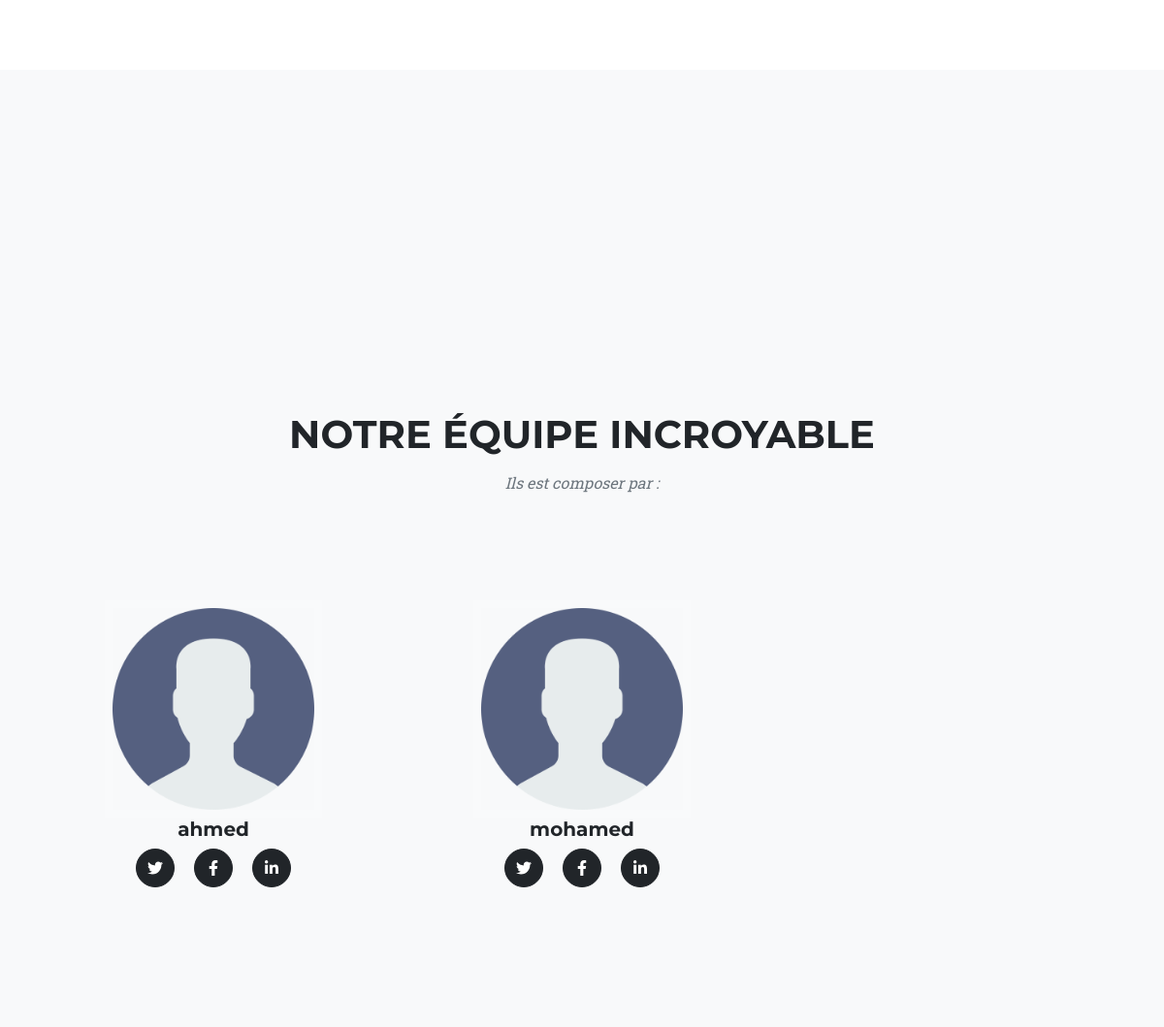
The app's page /artyProd/team/5 with its own data.
### artyProd/models.py (models this page shows, shortened)
class Personnel(models.Model):
    user=models.OneToOneField(User,on_delete=models.CASCADE,null=True)
    nom=models.CharField(max_length=100)
    fichier_cv=models.FileField(upload_to='photos')
    fichier_photo=models.FileField(default="user.png",upload_to='photos')
    lien_prv=models.TextField()
    Equipe=models.ForeignKey('Equipe',on_delete=models.CASCADE,null=True)

### artyProd/views.py (the view)
# urls.py: path('team/<int:pk>',views.detailTeam, name = 'detailProj'),
def detailTeam(request,pk):
    personne=Personnel.objects.filter(Equipe_id=pk)
    context={'personne':personne,'msg':"NOTRE ÉQUIPE INCROYABLE",'msg1':"Ils est composer par :"}
    return render(request,'artyProd/details.html',context)

### artyProd/templates/artyProd/details.html (shortened to what this page needs)
<!DOCTYPE html>
<html>
<head>
    <link rel="stylesheet" href="https://cdn.jsdelivr.net/npm/bootstrap@5.3.0-alpha3/dist/css/bootstrap.min.css">
    <link rel='stylesheet' type='text/css' media='screen' href="static/css/base.css" />
</head>
<body>
    <br>
    <br>
    <br>
    <section class="page-section bg-light" id="team">
        <div class="container">
            <br>
            <br>
        </div>
    </section>
    <section class="page-section bg-light" id="team">
        <div class="container">
            <div class="text-center">
                <h2 class="section-heading text-uppercase">{{msg}}</h2>
                <h3 class="section-subheading text-muted">{{msg1}}</h3>
            </div>
            <br>
            <br>
            <div class="row">
                {% for product in personne %}
                <div class="col-lg-4">
                    <div class="team-member">
                        <img src="{{product.fichier_photo.url}}" />
                        <h5 class="fw-bolder">{{product.nom}}</h5>
                        <a class="btn btn-dark btn-social mx-2" href="#!"><i class="fab fa-twitter"></i></a>
                        <a class="btn btn-dark btn-social mx-2" href="{{product.lien_prv}}"><i
                                class="fab fa-facebook-f"></i></a>
                        <a class="btn btn-dark btn-social mx-2" href="#!"><i class="fab fa-linkedin-in"></i></a>
                    </div>
                </div>
                {% endfor %}
            </div>
        </div>
    </section>
</body>
</html>

### artyProd/templates/artyProd/details.html (style rules this page uses)
.team-member { margin-bottom: 3rem; text-align: center; }
.team-member img { width: 14rem; height: 14rem; border: 0.5rem solid rgba(255, 255, 255, 0.1); }
.container, .container-fluid, .container-xxl, .container-xl, .container-lg, .container-md, .container-sm { --bs-gutter-x: 1.5rem; --bs-gutter-y: 0; width: 100%; height: 100%; padding-right: calc(var(--bs-gutter-x) * 0.5); padding-left: calc(var(--bs-gutter-x) * 0.5); margin-right: auto; margin-left: auto; }

### records on screen
Personnel: fichier_photo (placeholder picture), nom "ahmed"
Personnel: fichier_photo (picture), nom "mohamed"

### other values on screen
{{ msg }} "NOTRE ÉQUIPE INCROYABLE"
{{ msg1 }} "Ils est composer par :"
